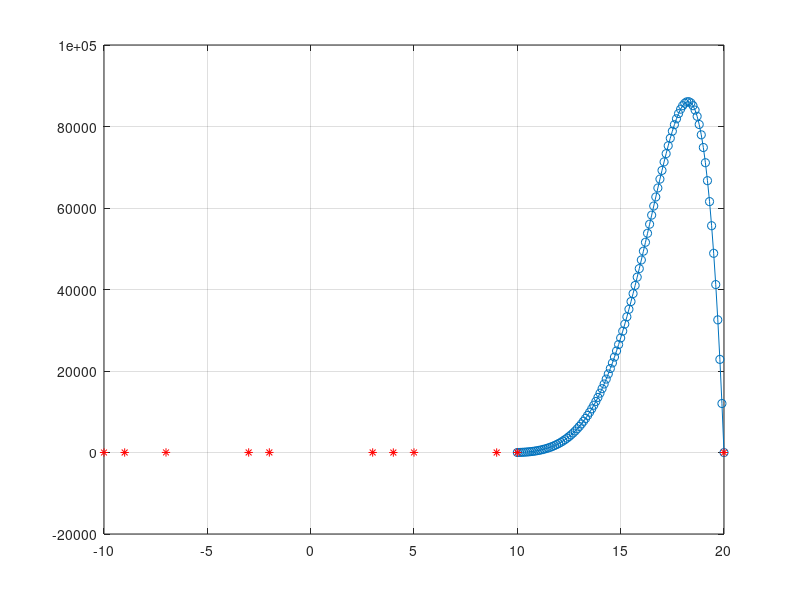

MATLAB code to generate this figure:
% Este programa realiza a interpolacao de Lagrange para n pontos

x = [-10 -9 4 3 -7 -2 9 10 20 -3 5];
y = [3 5 -7 8 20 15 -4 0 -9 10 10];
n = length(x); L = zeros(1,n); 

xnovo = 10:.1:20;
nx = length(xnovo);
P = zeros(1,nx);

for kk = 1:nx
    for ii = 1:n
        numerador = 1; denominador = 1;
        for jj=1:n
            if ii ~= jj
                numerador = numerador * (xnovo(kk) - x(jj));
                denominador = denominador * (x(ii) - x(jj));
            end
        end
        L(ii) = numerador/denominador;
        P(kk) = P(kk) + y(ii)*L(ii);
    end
end

figure(1),plot(xnovo, P, '-o', x, y, 'r*'),grid